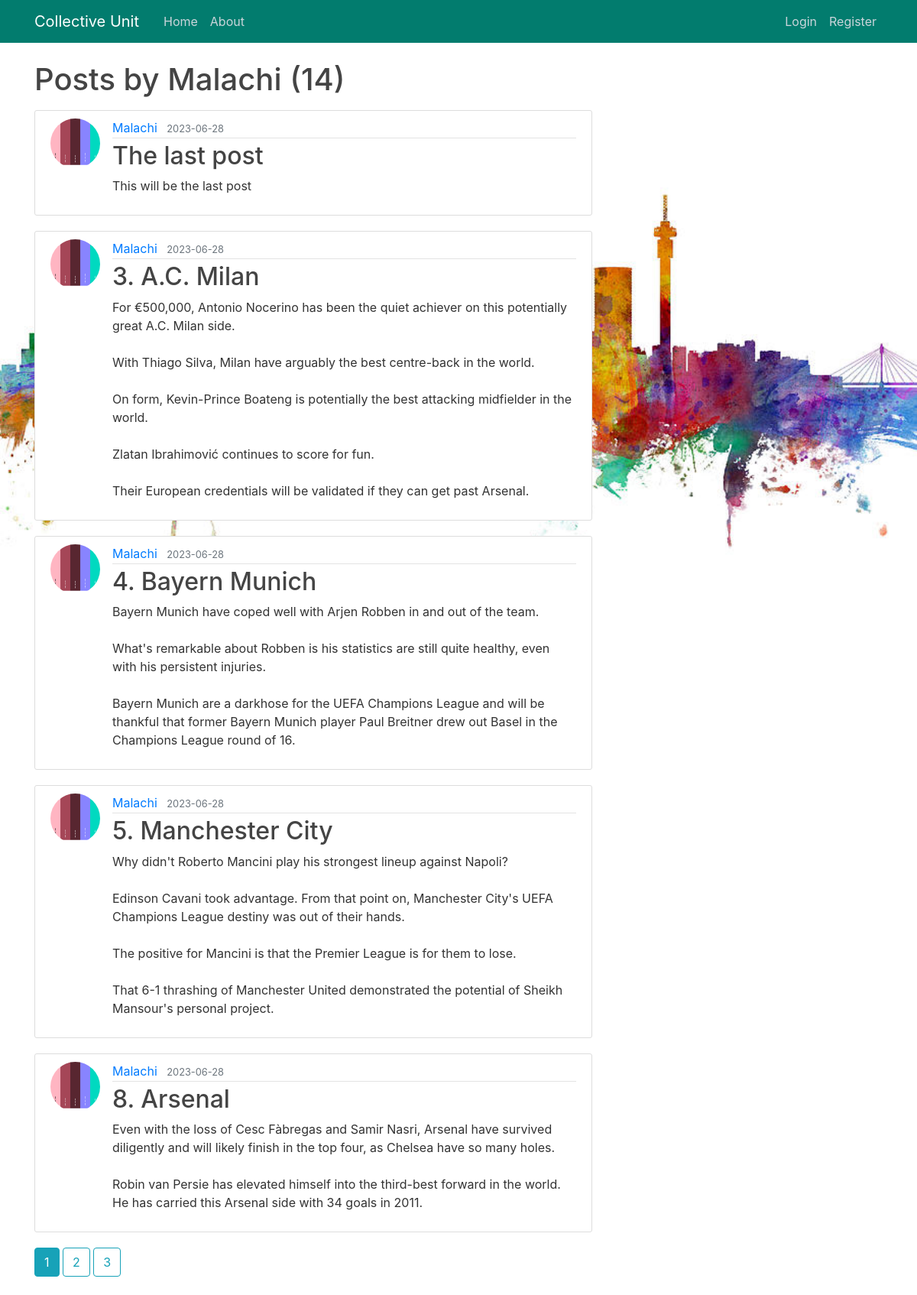
Before: /user/Malachi with the older database file.
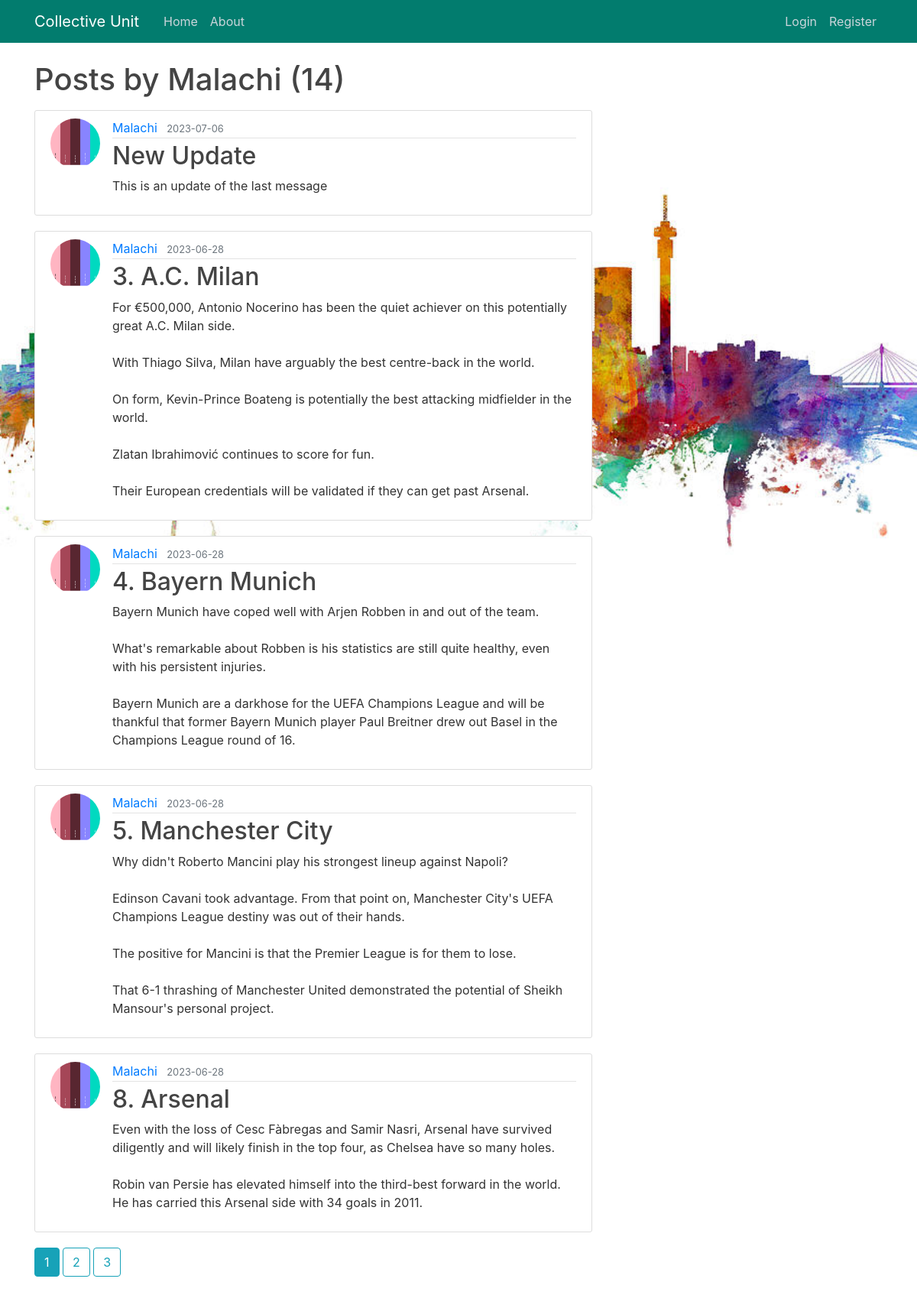
After: the same page with the newer database file.
### application/models.py (models this page shows, shortened)
class User(db.Model, UserMixin):
    id = db.Column(db.Integer, primary_key=True)
    username = db.Column(db.String(20), nullable=False, unique=True)
    email = db.Column(db.String(120), nullable=False, unique=True)
    image_file = db.Column(db.String(20), nullable=False,
                           default='default.jpg')
    password = db.Column(db.String(60), nullable=False)
    posts = db.relationship('Post', backref='author', lazy=True)

class Post(db.Model):
    id = db.Column(db.Integer, primary_key=True)
    title = db.Column(db.String(100), nullable=False)
    content = db.Column(db.Text, nullable=False)
    date_posted = db.Column(db.DateTime, nullable=False,
                            default=datetime.utcnow)
    user_id = db.Column(db.Integer, db.ForeignKey('user.id'), nullable=False)

### application/routes.py (the view)
@app.route('/user/<string:username>')
def user_posts(username):
    page = request.args.get('page', 1, type=int)
    user = User.query.filter_by(username=username).first_or_404()
    posts = Post.query.filter_by(author=user).order_by(Post.date_posted.desc()).paginate(per_page=5, page=page)
    return render_template('user_posts.html', posts=posts, user=user)

### application/templates/user_posts.html
{% extends "layout.html" %}
{% block content %}
    <h1 class="mb-3">Posts by {{ user.username }} ({{ posts.total }})</h1>
    {% for post in posts.items %}
        <article class="media content-section">
          <img class="rounded-circle article-img" src="{{ url_for('static', filename='pics/' + post.author.image_file) }}">
          <div class="media-body">
            <div class="article-metadata">
              <a class="mr-2" href="{{ url_for('user_posts', username=post.author.username) }}">{{ post.author.username }}</a>
              <small class="text-muted">{{ post.date_posted.strftime('%Y-%m-%d') }}</small>
            </div>
            <h2><a class="article-title" href="{{ url_for('post', post_id=post.id) }}">{{ post.title }}</a></h2>
            <p class="article-content">{{ post.content }}</p>
          </div>
        </article>
    {% endfor %}
    {% for page_num in posts.iter_pages(left_edge=1, right_edge=1, left_current=1, right_current=2) %}
      {% if page_num %}
        {% if posts.page == page_num %}
          <a class="btn btn-info mb-4" href="{{ url_for('user_posts', username=user.username, page=page_num) }}">{{ page_num }}</a>
        {% else %}
          <a class="btn btn-outline-info mb-4" href="{{ url_for('user_posts', username=user.username, page=page_num) }}">{{ page_num }}</a>
        {% endif %}
      {% else %}
        ...
      {% endif %}
    {% endfor %}
{% endblock content %}

### application/templates/layout.html (shortened to what this page needs)
<!DOCTYPE html>
<html>
<head>
    <link rel="stylesheet" href="https://maxcdn.bootstrapcdn.com/bootstrap/4.0.0/css/bootstrap.min.css">
    <link rel="stylesheet" type="text/css" href="{{ url_for('static', filename='main.css') }}">
</head>
<body>
    <header class="site-header">
      <nav class="navbar navbar-expand-md navbar-dark bg-steel fixed-top">
        <div class="container">
          <a class="navbar-brand mr-4" href="/">Collective Unit</a>
          <div class="collapse navbar-collapse" id="navbarToggle">
            <div class="navbar-nav mr-auto">
              <a class="nav-item nav-link" href="{{ url_for('home') }}">Home</a>
              <a class="nav-item nav-link" href="{{ url_for('about') }}">About</a>
            </div>
            <div class="navbar-nav">
              {% if current_user.is_authenticated %}
              <a class="nav-item nav-link" href="{{ url_for('new_post') }}">New Post</a>
              <a class="nav-item nav-link" href="{{ url_for('account') }}">Account</a>
              <a class="nav-item nav-link" href="{{ url_for('logout') }}">Logout</a>
              {% else %}
              <a class="nav-item nav-link" href="{{ url_for('login') }}">Login</a>
              <a class="nav-item nav-link" href="{{ url_for('register') }}">Register</a>
              {% endif %}
            </div>
          </div>
        </div>
      </nav>
    </header>
    <main role="main" class="container">
      <div class="row">
        <div class="col-md-8">
          {% block content %}{% endblock %}
        </div>
      </div>
    </main>
</body>
</html>

### application/static/main.css (style rules this page uses)
body { background-image: url("../static/bg-pic/1.jpg"); background-size: 100%; background-repeat: no-repeat; color: #333333; margin-top: 5rem; line-height: 1.5; text-align: left; }
h1, h2, h3, h4, h5, h6 { color: #444444; }
.bg-steel { background-color: #027c6e; }
.site-header .navbar-nav .nav-link { color: #cbd5db; }
.content-section { background: #ffffff; padding: 10px 20px; border: 1px solid #dddddd; border-radius: 3px; margin-bottom: 20px; }
.article-title { color: #444444; }
.article-content { white-space: pre-line; }
.article-img { height: 65px; width: 65px; margin-right: 16px; }
.article-metadata { padding-bottom: 1px; margin-bottom: 4px; border-bottom: 1px solid #e3e3e3 }

Changed rows visible on the page:
changed Post: date_posted "2023-06-28" → "2023-07-06"; title "The last post" → "New Update"; content "This will be the last post" → "This is an update of the last message"
